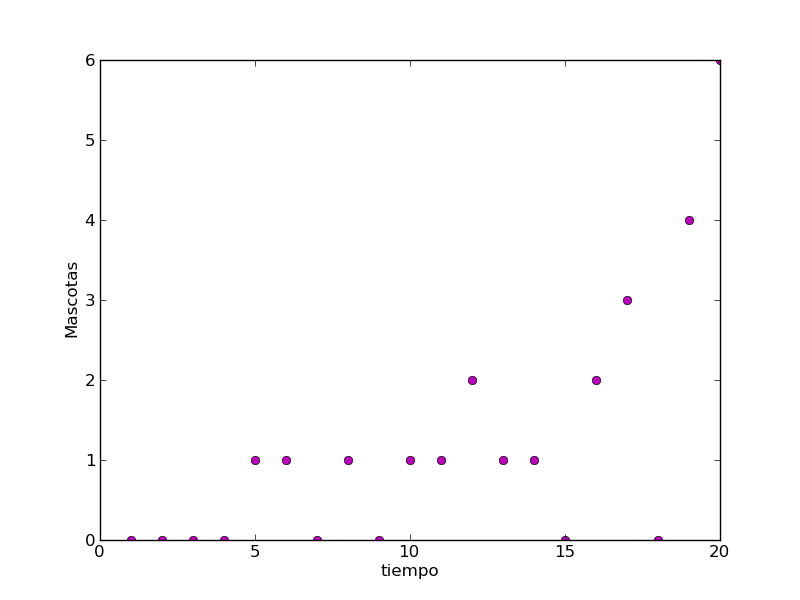

Python code for this plot:
# lineplot.py
import numpy as np
import pylab as pl
# Make an array of x values
x = [1,2,3,4,5,6,7,8,9,10,11,12,13,14,15,16,17,18,19,20]
pl.xlabel('tiempo')
# Make an array of y values for each x value
y = [0,0,0,0,1,1,0,1,0,1,1,2,1,1,0,2,3,0,4,6]
pl.ylabel('Mascotas')
# use pylab to plot x and y
pl.plot(x,y, 'mo')
# show the ploton the screen
pl.savefig('tempmod.png')
